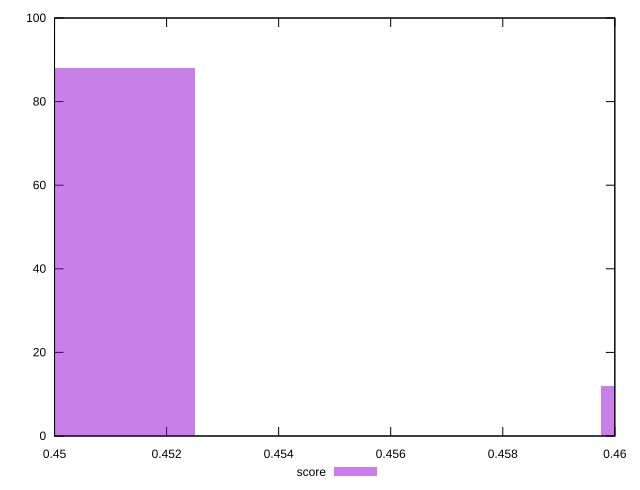

Generate this figure with gnuplot:
reset

$score <<EOF
0.448891017191517 88
0.4633713725847918 12
EOF

set key outside below
set boxwidth 0.0072401776966373715
set xrange [0.45:0.46]
set yrange [0:100]
set trange [0:100]
set style fill transparent solid 0.5 noborder
set terminal svg size 640, 490 enhanced background rgb 'white'
set output "reports/report_00031_2021-02-24T23-18-18.084Z/uses-rel-preload/samples/agenda/score/histogram.svg"

plot $score title "score" with boxes

reset
